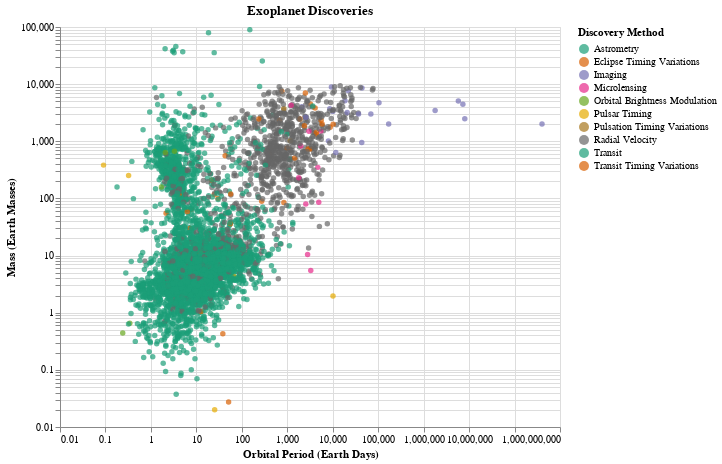

The notebook cell saved with this chart:
### Code cell
# create a scatterplot comparing the mass of the planet, its orbital period,
# and the method used to discover it

# disable MaxRowsError, which limits datasets of >5,000 rows
alt.data_transformers.disable_max_rows()

galaxy = alt.Chart(planet_js).mark_circle().encode(
    alt.X('pl_orbper:Q', scale=alt.Scale(type='log'), title='Orbital Period (Earth Days)'),
    alt.Y('pl_bmasse:Q', scale=alt.Scale(type='log'), title='Mass (Earth Masses)'),
    color=alt.Color(
        'discoverymethod', 
        scale=alt.Scale(scheme='dark2'), 
        legend=alt.Legend(title='Discovery Method')
    ),
    tooltip=alt.Tooltip(['pl_name','disc_year']),
    #tooltip=['pl_name', 'pl_orbper', 'pl_rade', 'sy_pnum'],
).properties(title='Exoplanet Discoveries')

galaxy.interactive().properties(width=500, height=400)

### Figure 1 — Vega-Lite specification as saved in the notebook (floating-point values rounded to 4 significant figures; data arrays with more than 128 entries replaced by an {"elided": "..."} marker saying what was removed)
{"config": {"view": {"continuousWidth": 300, "continuousHeight": 300}}, "data": {"name": "data-dec0fed34613e811b1366463f0fe7c57"}, "mark": {"type": "circle"}, "encoding": {"color": {"field": "discoverymethod", "legend": {"title": "Discovery Method"}, "scale": {"scheme": "dark2"}, "type": "nominal"}, "tooltip": [{"field": "pl_name", "type": "nominal"}, {"field": "disc_year", "type": "quantitative"}], "x": {"field": "pl_orbper", "scale": {"type": "log"}, "title": "Orbital Period (Earth Days)", "type": "quantitative"}, "y": {"field": "pl_bmasse", "scale": {"type": "log"}, "title": "Mass (Earth Masses)", "type": "quantitative"}}, "height": 400, "params": [{"name": "param_16", "select": {"type": "interval", "encodings": ["x", "y"]}, "bind": "scales"}], "title": "Exoplanet Discoveries", "width": 500, "$schema": "https://vega.github.io/schema/vega-lite/v5.14.1.json", "datasets": {"data-dec0fed34613e811b1366463f0fe7c57": {"elided": "5573 records"}}}
